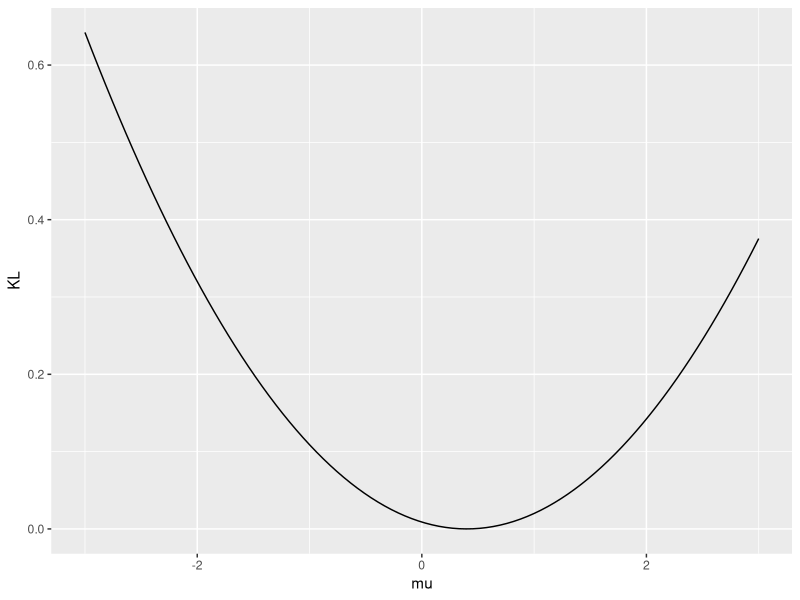

Source code (R):
## ---- chunk 1
library(ggplot2)
## ---- chunk 2
q <- c(mu=0.4,sigma=3)
## ---- chunk 3
KL <- function(par1,par2){
  result <- log(par2['sigma']/par1['sigma'])+
                (par1['sigma']^2+(par1['mu']-par2['mu'])^2)/(2*par2['sigma']^2)-1/2.0
  
  names(result) <- "KL"
  return(result)
}

## ---- chunk 4
p <- c(mu=0.1,sigma=3)

KL(p,q)
KL(q,p)
## ---- chunk 5
mu <- seq(from=-3,to=3,length.out = 100)
KLFvals <- rep(0,times=100)
KLBvals <- rep(0,times=100)

for( i in 1:100){
  
  p['mu'] <- mu[i]
  KLFvals[i] <- KL(p,q)
  KLBvals[i] <- KL(q,p)  
}

ggplot() +
    geom_line(aes(x=mu,y=KLFvals)) +
    ylab("KL")
## ---- chunk 6
# wrapper for the KL so that
# we can call it with one argument fixed. 
KLfun <- function(par){
  return(KL(par,q))
}

pinit <- c(mu=3,sigma=5)

optim(pinit,KLfun)
